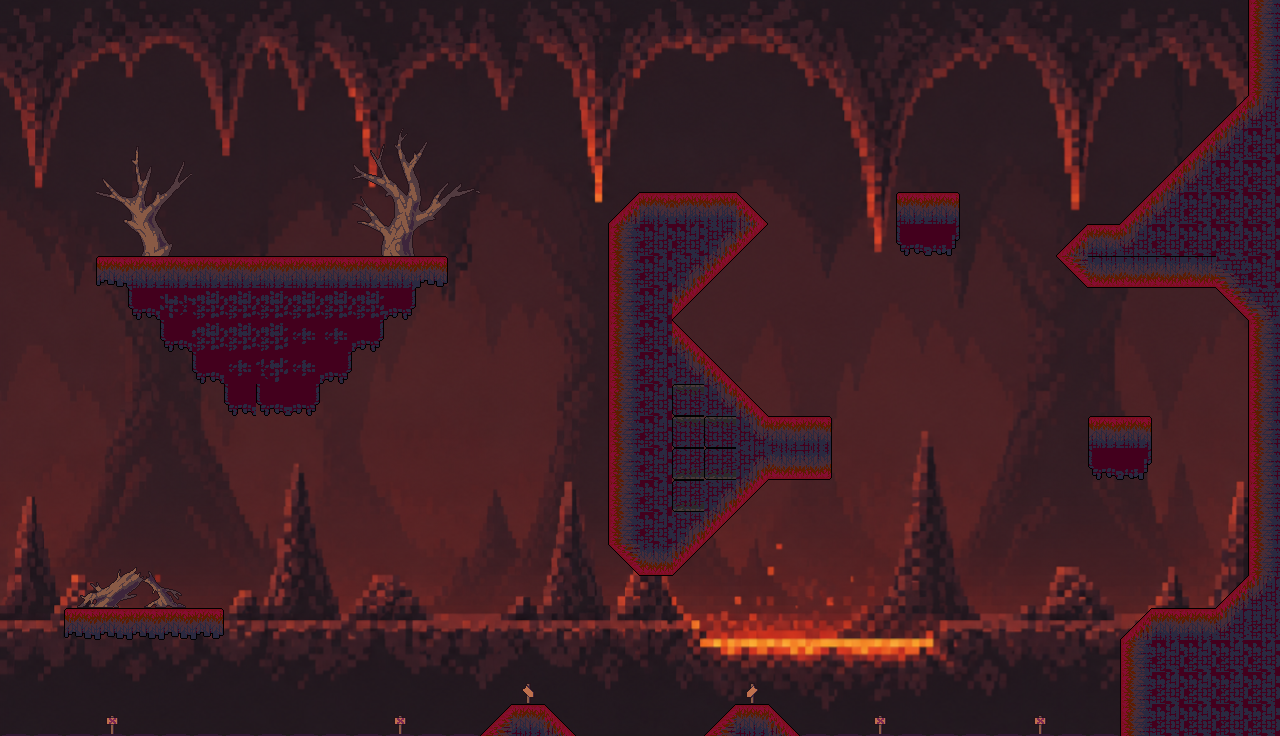

Rendered tile map (Tiled .tmx) drawn with the repository's tilesets; below, a short description and the full map source, tile grids included:
An orthogonal 40x23 tile map with 32x32 px tiles, 2 tile layers (Capa de patrones 2, Platforms), 6 tilesets, 1 image layer.

<map version="1.10" tiledversion="1.12.1" orientation="orthogonal" renderorder="right-down" width="40" height="23" tilewidth="32" tileheight="32" infinite="0" nextlayerid="4" nextobjectid="1">
 <tileset firstgid="1" source="Tileset_infierno.tsx" />
 <tileset firstgid="97" source="Tileset_Tierra_.tsx" />
 <tileset firstgid="193" source="Tileset_Infierno_girado.tsx" />
 <tileset firstgid="289" source="Decoracion/Arboles_sin_hojas.tsx" />
 <tileset firstgid="352" source="Decoracion/Troncos.tsx" />
 <tileset firstgid="448" source="Decoracion/Señales.tsx" />
 <imagelayer id="2" name="Capa de Imagen 1">
  <image source="../Mapas/Infierno arriba.png" width="1280" height="736" />
 </imagelayer>
 <layer id="3" name="Capa de patrones 2" width="40" height="23">
  <data encoding="csv">
0,0,0,0,0,0,0,0,0,0,0,0,0,0,0,0,0,0,0,0,0,0,0,0,0,0,0,0,0,0,0,0,0,0,0,0,0,0,0,0,
0,0,0,0,0,0,0,0,0,0,0,0,0,0,0,0,0,0,0,0,0,0,0,0,0,0,0,0,0,0,0,0,0,0,0,0,0,0,0,0,
0,0,0,0,0,0,0,0,0,0,0,0,0,0,0,0,0,0,0,0,0,0,0,0,0,0,0,0,0,0,0,0,0,0,0,0,0,0,0,0,
0,0,0,0,0,0,0,0,0,0,0,0,0,0,0,0,0,0,0,0,0,0,0,0,0,0,0,0,0,0,0,0,0,0,0,0,0,0,0,0,
0,0,0,293,294,295,0,0,0,0,0,289,290,291,292,0,0,0,0,0,0,0,0,0,0,0,0,0,0,0,0,0,0,0,0,0,0,0,0,0,
0,0,0,300,301,302,0,0,0,0,0,296,297,298,299,0,0,0,0,0,0,0,0,0,0,0,0,0,0,0,0,0,0,0,0,0,0,0,0,0,
0,0,0,307,308,309,0,0,0,0,0,303,304,305,306,0,0,0,0,0,0,0,0,0,0,0,0,0,0,0,0,0,0,0,0,0,0,0,0,0,
0,0,0,314,315,316,0,0,0,0,0,310,311,312,313,0,0,0,0,0,0,0,0,0,0,0,0,0,0,0,0,0,0,0,0,0,0,0,0,0,
0,0,0,321,322,323,0,0,0,0,0,317,318,319,320,0,0,0,0,0,0,0,0,0,0,0,0,0,0,0,0,0,0,0,0,0,0,0,0,0,
0,0,0,0,0,0,0,0,0,0,0,0,0,0,0,0,0,0,0,0,0,0,0,0,0,0,0,0,0,0,0,0,0,0,0,0,0,0,0,0,
0,0,0,0,0,0,0,0,0,0,0,0,0,0,0,0,0,0,0,0,0,0,0,0,0,0,0,0,0,0,0,0,0,0,0,0,0,0,0,0,
0,0,0,0,0,0,0,0,0,0,0,0,0,0,0,0,0,0,0,0,0,0,0,0,0,0,0,0,0,0,0,0,0,0,0,0,0,0,0,0,
0,0,0,0,0,0,0,0,0,0,0,0,0,0,0,0,0,0,0,0,0,0,0,0,0,0,0,0,0,0,0,0,0,0,0,0,0,0,0,0,
0,0,0,0,0,0,0,0,0,0,0,0,0,0,0,0,0,0,0,0,0,0,0,0,0,0,0,0,0,0,0,0,0,0,0,0,0,0,0,0,
0,0,0,0,0,0,0,0,0,0,0,0,0,0,0,0,0,0,0,0,0,0,0,0,0,0,0,0,0,0,0,0,0,0,0,0,0,0,0,0,
0,0,0,0,0,0,0,0,0,0,0,0,0,0,0,0,0,0,0,0,0,0,0,0,0,0,0,0,0,0,0,0,0,0,0,0,0,0,0,0,
0,0,0,0,0,0,0,0,0,0,0,0,0,0,0,0,0,0,0,0,0,0,0,0,0,0,0,0,0,0,0,0,0,0,0,0,0,0,0,0,
0,0,436,437,438,439,0,0,0,0,0,0,0,0,0,0,0,0,0,0,0,0,0,0,0,0,0,0,0,0,0,0,0,0,0,0,0,0,0,0,
0,0,444,445,446,447,0,0,0,0,0,0,0,0,0,0,0,0,0,0,0,0,0,0,0,0,0,0,0,0,0,0,0,0,0,0,0,0,0,0,
0,0,0,0,0,0,0,0,0,0,0,0,0,0,0,0,0,0,0,0,0,0,0,0,0,0,0,0,0,0,0,0,0,0,0,0,0,0,0,0,
0,0,0,0,0,0,0,0,0,0,0,0,0,0,0,0,0,0,0,0,0,0,0,0,0,0,0,0,0,0,0,0,0,0,0,0,0,0,0,0,
0,0,0,0,0,0,0,0,0,0,0,0,0,0,0,0,455,0,0,0,0,0,0,457,0,0,0,0,0,0,0,0,0,0,0,0,0,0,0,0,
0,0,0,456,0,0,0,0,0,0,0,0,456,0,0,0,0,0,0,0,0,0,0,0,0,0,0,456,0,0,0,0,456,0,0,0,0,0,0,0
</data>
 </layer>
 <layer id="1" name="Platforms" width="40" height="23">
  <data encoding="csv">
0,0,0,0,0,0,0,0,0,0,0,0,0,0,0,0,0,0,0,0,0,0,0,0,0,0,0,0,0,0,0,0,0,0,0,0,0,0,0,3221225680,
0,0,0,0,0,0,0,0,0,0,0,0,0,0,0,0,0,0,0,0,0,0,0,0,0,0,0,0,0,0,0,0,0,0,0,0,0,0,0,3221225680,
0,0,0,0,0,0,0,0,0,0,0,0,0,0,0,0,0,0,0,0,0,0,0,0,0,0,0,0,0,0,0,0,0,0,0,0,0,0,0,3221225680,
0,0,0,0,0,0,0,0,0,0,0,0,0,0,0,0,0,0,0,0,0,0,0,0,0,0,0,0,0,0,0,0,0,0,0,0,0,0,43,55,
0,0,0,0,0,0,0,0,0,0,0,0,0,0,0,0,0,0,0,0,0,0,0,0,0,0,0,0,0,0,0,0,0,0,0,0,0,43,55,37,
0,0,0,0,0,0,0,0,0,0,0,0,0,0,0,0,0,0,0,0,0,0,0,0,0,0,0,0,0,0,0,0,0,0,0,0,43,55,37,37,
0,0,0,0,0,0,0,0,0,0,0,0,0,0,0,0,0,0,0,43,2,2147483650,2147483650,2147483691,0,0,0,0,1,3,0,0,0,0,0,43,55,37,37,37,
0,0,0,0,0,0,0,0,0,0,0,0,0,0,0,0,0,0,0,3221225680,37,37,3221225527,3221225515,0,0,0,0,56,58,0,0,0,43,2,55,37,37,37,37,
0,0,0,49,2,2,2,2,2,2,2,2,2,51,0,0,0,0,0,3221225680,37,3221225527,3221225515,0,0,0,0,0,0,0,0,0,0,1610612779,3221225479,3221225479,3221225479,3221225479,1610612791,37,
0,0,0,0,56,2147483687,38,38,38,38,38,38,2147483704,0,0,0,0,0,0,3221225680,37,3221225515,0,0,0,0,0,0,0,0,0,0,0,0,0,0,0,0,1610612779,1610612791,
0,0,0,0,0,56,38,38,38,40,40,2147483704,0,0,0,0,0,0,0,3221225680,37,2147483691,0,0,0,0,0,0,0,0,0,0,0,0,0,0,0,0,0,3221225680,
0,0,0,0,0,0,56,40,39,40,2147483704,0,0,0,0,0,0,0,0,3221225680,37,2147483703,2147483691,0,0,0,0,0,0,0,0,0,0,0,0,0,0,0,0,3221225680,
0,0,0,0,0,0,0,56,56,2147483704,0,0,0,0,0,0,0,0,0,3221225680,37,2147483671,2147483703,2147483691,0,0,0,0,0,0,0,0,0,0,0,0,0,0,0,3221225680,
0,0,0,0,0,0,0,0,0,0,0,0,0,0,0,0,0,0,0,3221225680,37,2147483671,2147483671,2147483703,2,3,0,0,0,0,0,0,0,0,1,3,0,0,0,3221225680,
0,0,0,0,0,0,0,0,0,0,0,0,0,0,0,0,0,0,0,3221225680,37,3221225495,3221225495,3221225527,3221225474,1073741827,0,0,0,0,0,0,0,0,56,58,0,0,0,3221225680,
0,0,0,0,0,0,0,0,0,0,0,0,0,0,0,0,0,0,0,3221225680,37,3221225495,3221225527,3221225515,0,0,0,0,0,0,0,0,0,0,0,0,0,0,0,3221225680,
0,0,0,0,0,0,0,0,0,0,0,0,0,0,0,0,0,0,0,3221225680,37,3221225527,3221225515,0,0,0,0,0,0,0,0,0,0,0,0,0,0,0,0,3221225680,
0,0,0,0,0,0,0,0,0,0,0,0,0,0,0,0,0,0,0,1610612779,3221225474,3221225515,0,0,0,0,0,0,0,0,0,0,0,0,0,0,0,0,0,3221225680,
0,0,0,0,0,0,0,0,0,0,0,0,0,0,0,0,0,0,0,0,0,0,0,0,0,0,0,0,0,0,0,0,0,0,0,0,0,0,43,55,
0,0,49,50,50,50,51,0,0,0,0,0,0,0,0,0,0,0,0,0,0,0,0,0,0,0,0,0,0,0,0,0,0,0,0,43,1610612944,1610612944,55,24,
0,0,0,0,0,0,0,0,0,0,0,0,0,0,0,0,0,0,0,0,0,0,0,0,0,0,0,0,0,0,0,0,0,0,0,3221225680,37,37,37,37,
0,0,0,0,0,0,0,0,0,0,0,0,0,0,0,0,0,0,0,0,0,0,0,0,0,0,0,0,0,0,0,0,0,0,0,3221225680,37,37,37,37,
186,186,186,186,186,186,186,186,186,186,186,186,186,186,186,1610612778,2,42,0,0,0,0,1610612778,2,42,186,186,186,186,186,186,186,186,186,186,3221225680,37,37,37,37
</data>
 </layer>
</map>
